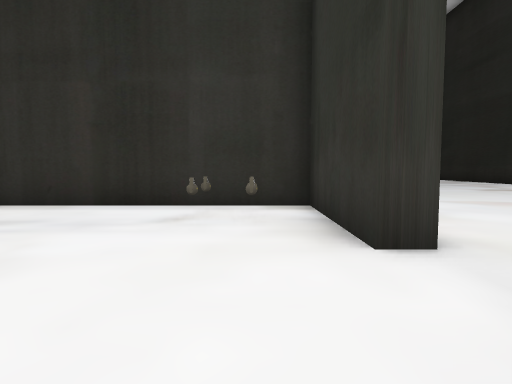
view 1 (above)

24 first-person views from a walk through a Unity game level. The camera is 1.3 m above the floor, tilts 4° down and sees 75° across. The floor is counted in squares, 2 m on a side. Each view is taken from the middle of a square. On the plan, view 1 faces up. The plan holds only what a view shows up to about 10 squares ahead; the rest is blank. The place goes on beyond the plan. The player is left out. Some animated figures are not drawn.

view 2
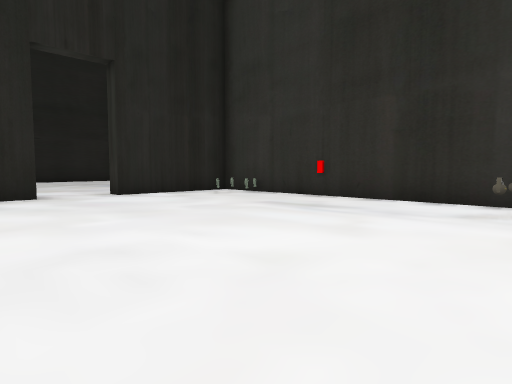

view 3
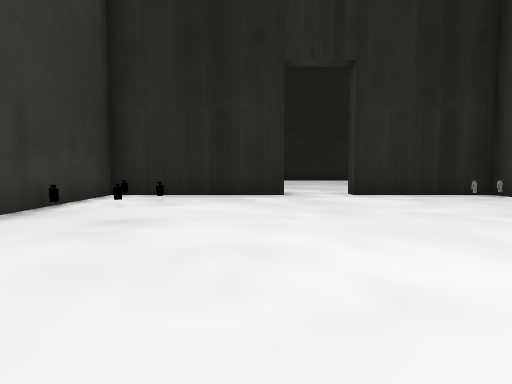

view 4
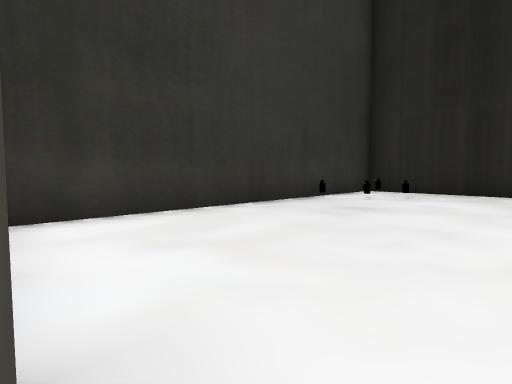

view 5
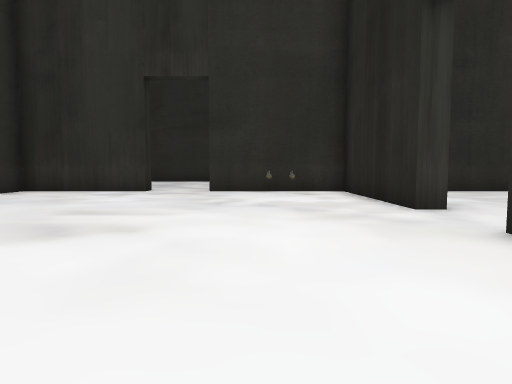

view 6
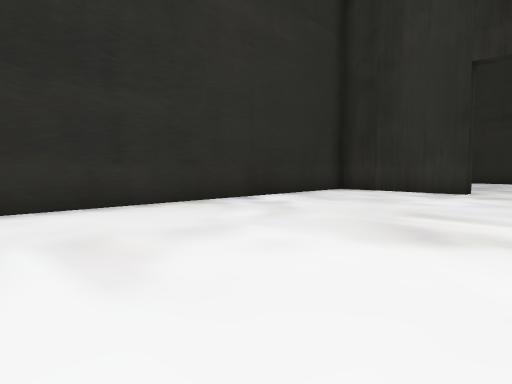

view 7
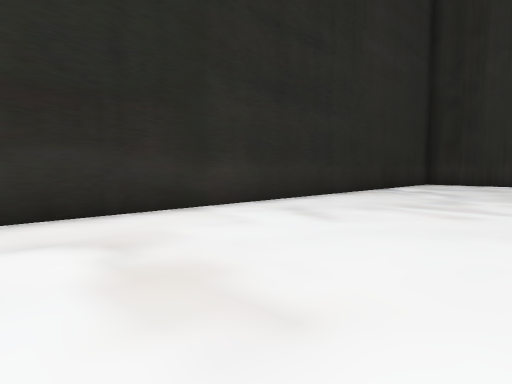

view 8
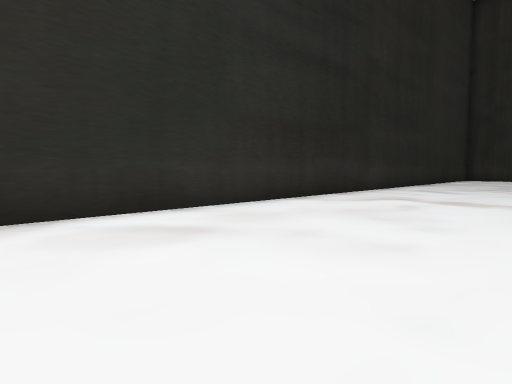

view 9
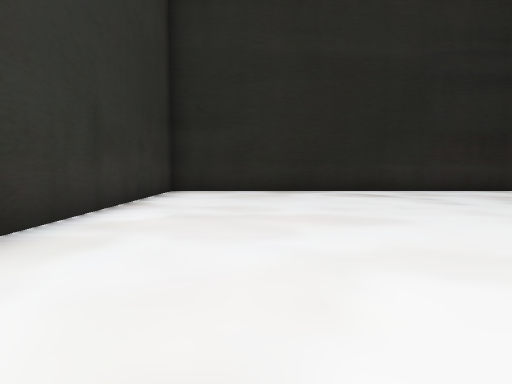

view 10
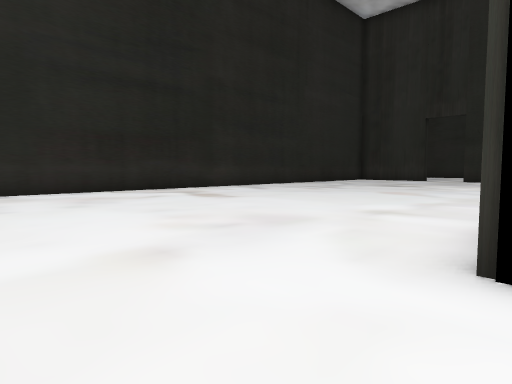

view 11
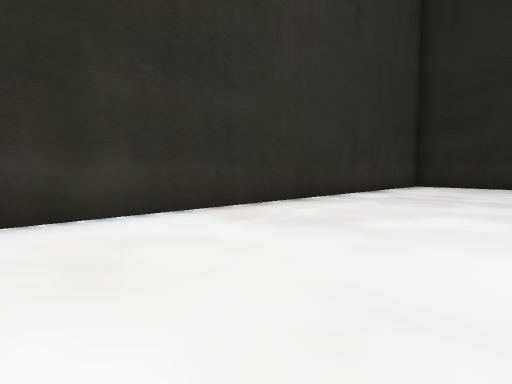

view 12
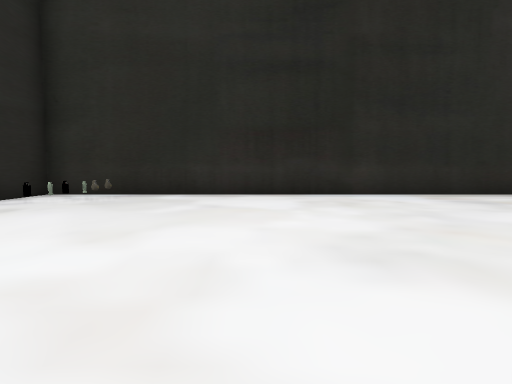

view 13
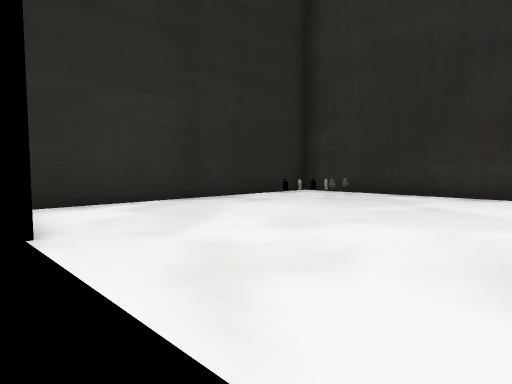

view 14
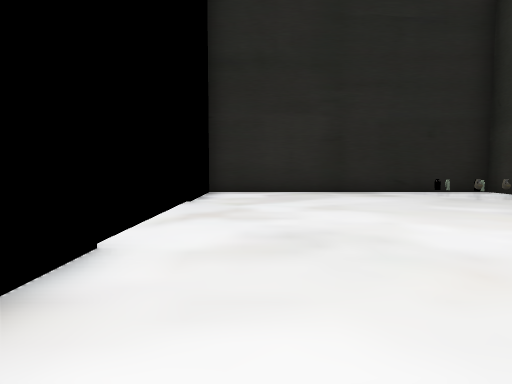

view 15
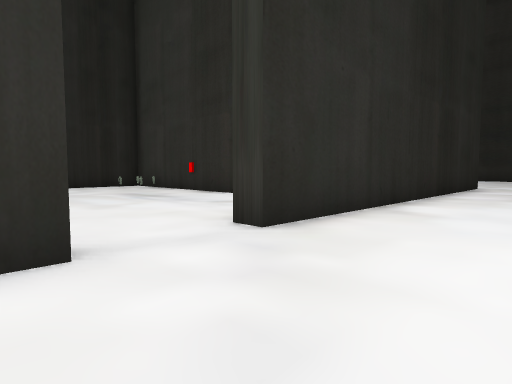

view 16
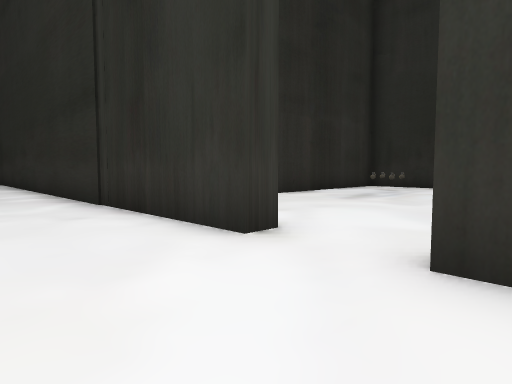

view 17
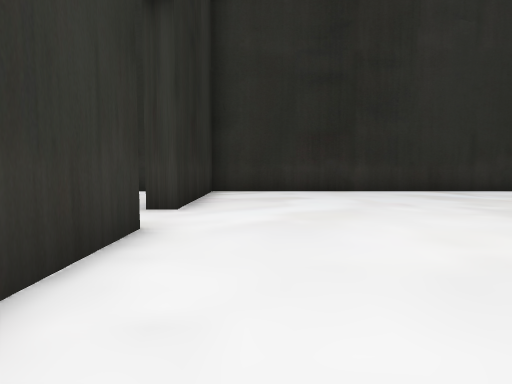

view 18
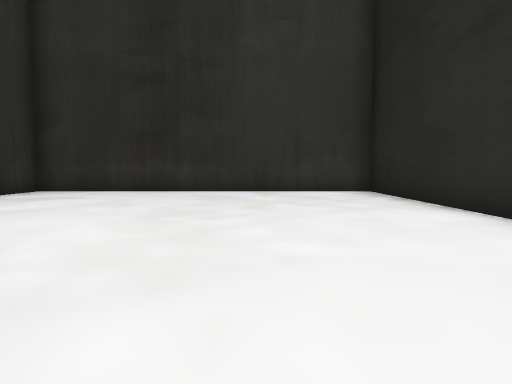

view 19
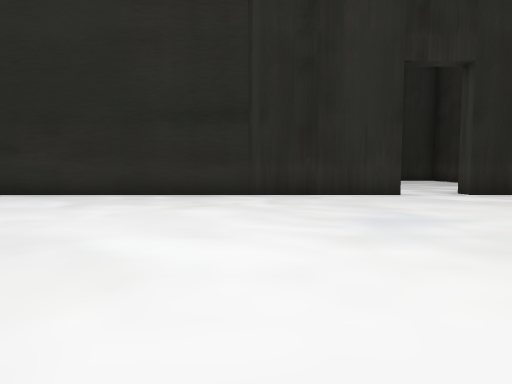

view 20
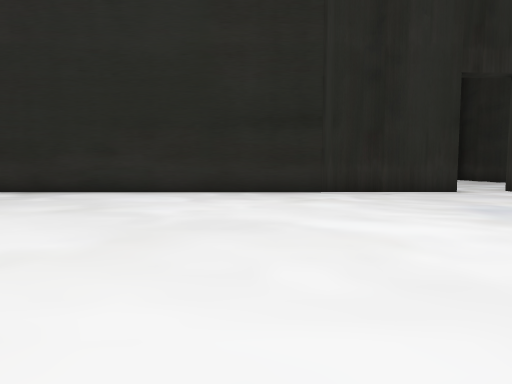

view 21
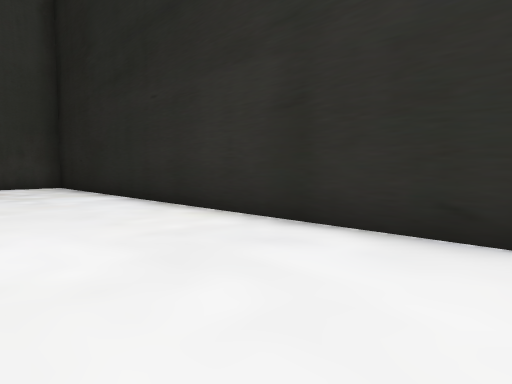

view 22
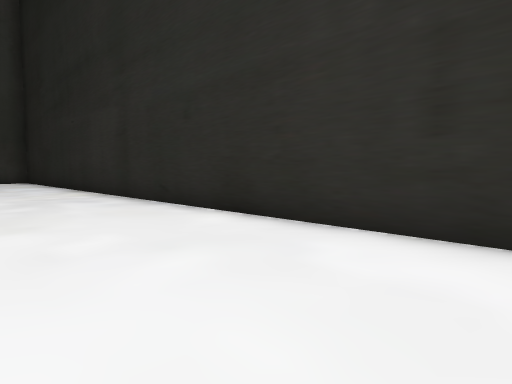

view 23
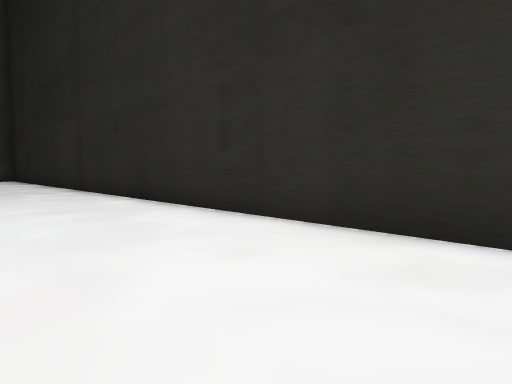

view 24
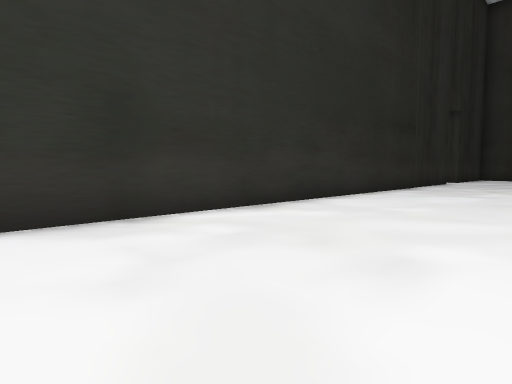

### Floor plan
Ten units are one square. View 1 is at (0, 0); x grows to the right and y downward. Boxes are objects, and circles mark ways between rooms. Rooms are numbered by the first view taken in them; rooms with no view inside come last. Other rooms are left out.
<svg viewBox="-188 -210 300 255">
<path fill="none" stroke="#000" d="M-87 -7 -83 -7 -83 36 4 36M9 -7 15 -7M15 -26 10 -26 10 -59 -83 -59 -83 -24M15 -116 15 -26M15 -7 15 36 54 36M-83 -185 -83 -126M72 36 107 36 107 -205 -83 -205 -83 -195M-183 -166 -183 36 -87 36 -87 -7M-83 -195 -83 -185M-83 -24 -87 -24 -87 -175"/>
<rect x="-75" y="15" width="10" height="10" fill="#bbb"><title>other object</title></rect>
<rect x="-75" y="-55" width="10" height="10" fill="#bbb"><title>other object</title></rect>
<rect x="-75" y="-65" width="10" height="10" fill="#bbb"><title>other object</title></rect>
<rect x="-65" y="25" width="10" height="10" fill="#bbb"><title>other object</title></rect>
<rect x="-65" y="15" width="10" height="10" fill="#bbb"><title>other object</title></rect>
<rect x="-65" y="-55" width="10" height="10" fill="#bbb"><title>other object</title></rect>
<rect x="-15" y="-45" width="10" height="10" fill="#bbb"><title>other object</title></rect>
<rect x="-15" y="-55" width="10" height="10" fill="#bbb"><title>other object</title></rect>
<rect x="-5" y="-45" width="10" height="10" fill="#bbb"><title>other object</title></rect>
<rect x="-5" y="-55" width="10" height="10" fill="#bbb"><title>other object</title></rect>
<rect x="-75" y="-185" width="10" height="10" fill="#bbb"><title>other object</title></rect>
<rect x="-75" y="-205" width="10" height="10" fill="#bbb"><title>other object</title></rect>
<rect x="-65" y="-195" width="10" height="10" fill="#bbb"><title>other object</title></rect>
<rect x="-65" y="-205" width="10" height="10" fill="#bbb"><title>other object</title></rect>
<rect x="25" y="25" width="10" height="10" fill="#bbb"><title>other object</title></rect>
<rect x="35" y="25" width="10" height="10" fill="#bbb"><title>other object</title></rect>
<circle cx="10" cy="-15" r="3" fill="#2a7"/>
<circle cx="-80" cy="-15" r="3" fill="#2a7"/>
<text x="-40" y="-10">1</text>
<text x="30" y="-100">2</text>
<text x="-130" y="-130">3</text>
</svg>
Room 1 opens to room 2. Room 1 opens to room 3.

Where each view was taken, in squares from view 1:
view 1: 0 up, 0 right, facing up
view 2: 1 down, 0 right, facing up-left
view 3: 0 up, 0 right, facing left
view 4: 1 up, 1 right, facing down-left
view 5: 6 up, 4 right, facing down
view 6: 6 up, 5 right, facing down-right
view 7: 11 up, 6 right, facing down-right
view 8: 17 up, 6 right, facing down-right
view 9: 18 up, 1 right, facing right
view 10: 15 up, 1 right, facing down-right
view 11: 16 up, 2 left, facing up-right
view 12: 12 up, 3 left, facing up
view 13: 12 up, 2 left, facing up-left
view 14: 14 up, 1 right, facing left
view 15: 0 up, 4 right, facing up-left
view 16: 0 up, 11 left, facing up-right
view 17: 6 up, 10 left, facing down
view 18: 6 up, 15 left, facing down
view 19: 6 up, 17 left, facing right
view 20: 8 up, 18 left, facing right
view 21: 9 up, 15 left, facing down-left
view 22: 14 up, 15 left, facing down-left
view 23: 17 up, 15 left, facing down-left
view 24: 18 up, 13 left, facing down-right
